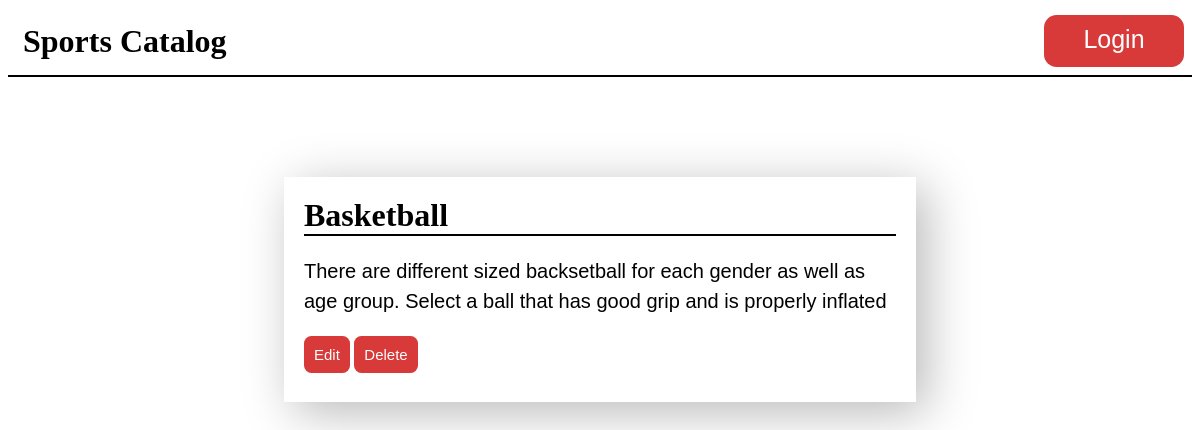
/category/1/item/5, run on the app's committed database.
### database_setup.py (models this page shows, shortened)
class Item(Base):
    __tablename__ = 'item'
    id = Column(Integer, primary_key=True)
    name = Column(String(100), nullable=False)
    description = Column(String(500), nullable=False)
    created_at = Column(DateTime, nullable=False, default=datetime.datetime.utcnow())
    updated_at = Column(DateTime, nullable=False, default=datetime.datetime.utcnow(), onupdate=datetime.datetime.utcnow())
    category_id = Column(Integer, ForeignKey('category.id'))
    category = relationship(Category)
    user_id = Column(Integer, ForeignKey('user.id'))
    user = relationship(User)

### main.py (the view)
@app.route('/category/<int:category_id>/item/<int:item_id>')
def showItem(category_id, item_id):
    category = session.query(Category).filter_by(id=category_id).one()
    item = session.query(Item).filter_by(id=item_id).one()
    return render_template('showItem.html', item=item, category=category)

### templates/showItem.html (shortened to what this page needs)
<!DOCTYPE html>
<html>
  <head>
    <link href="/static/style.css" rel="stylesheet" />
  </head>
  <body>
    <header>
      <div id="container">
        <h1><a href="{{url_for('showHomePage')}}">Sports Catalog</a></h1>
        <a href="#" id="login">Login</a>
      </div>
    </header>
    <div id="item_content">
      <h1>{{item.name}}</h1>
      <p>
        {{item.description}}
      </p>
      <div id="links">
        <a href="{{url_for('editItem', category_id=category.id, item_id=item.id)}}">Edit</a>
        <a href="{{url_for('deleteItem', category_id=category.id, item_id=item.id)}}">Delete</a>
      </div>
    </div>
  </body>
</html>

### static/style.css (style rules this page uses)
body { font-family: sans-serif; background-color: #fff; }
h1, h2, h3, h4 { color: #000; }
h1, h2 { font-family: 'Georgia', serif; margin: 0; }
h1 { border-bottom: 2px solid #000; }
header { padding: 15px; border-bottom: 2px solid #000; }
#login { width: 140px; height: 42px; background-color: #d83939; color: #fff; font-size: 25px; text-align: center; border-radius: 0.5em; right: 16px; top: 15px; position: absolute; padding-top: 10px; }
#container h1 { border-bottom: none; }
p { color: #000000; line-height: 1.5em; }
a { text-decoration: none; color:#FFFFCC; color: #000000; }
#item_content, #categories_content, #category_content, #form_content { width: 50%; float: center; margin: 100px auto; background-color: #ffffff; padding: 20px; box-shadow: 10px 10px 47px 0px #b8b8b8; }
#item_content a { color: #000000; }
#item_content p { font-size: 20px; }
#links { margin-top: 30px; margin-bottom: 18px; }
#links a { height: 42px; background-color: #d83939; color: #fff; font-size: 15px; text-align: center; border-radius: 0.5em; padding: 10px; }

### data on the page
Item: name "Basketball", description "There are different sized backsetball for each gender as well as age group. Select a ball that has good grip and is properly inflated"
